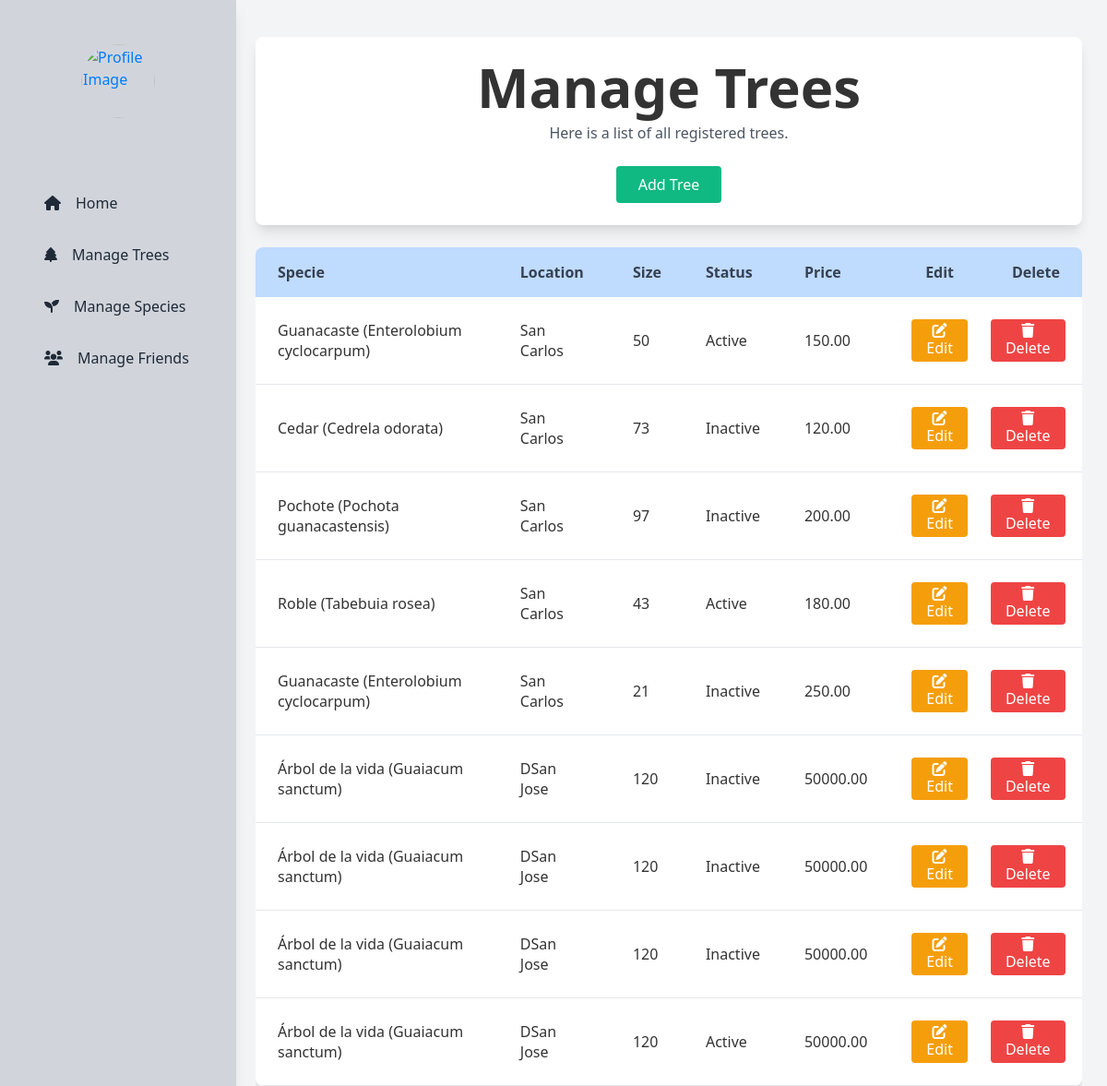
Page /administrator/manage_trees.php on the earlier database version.
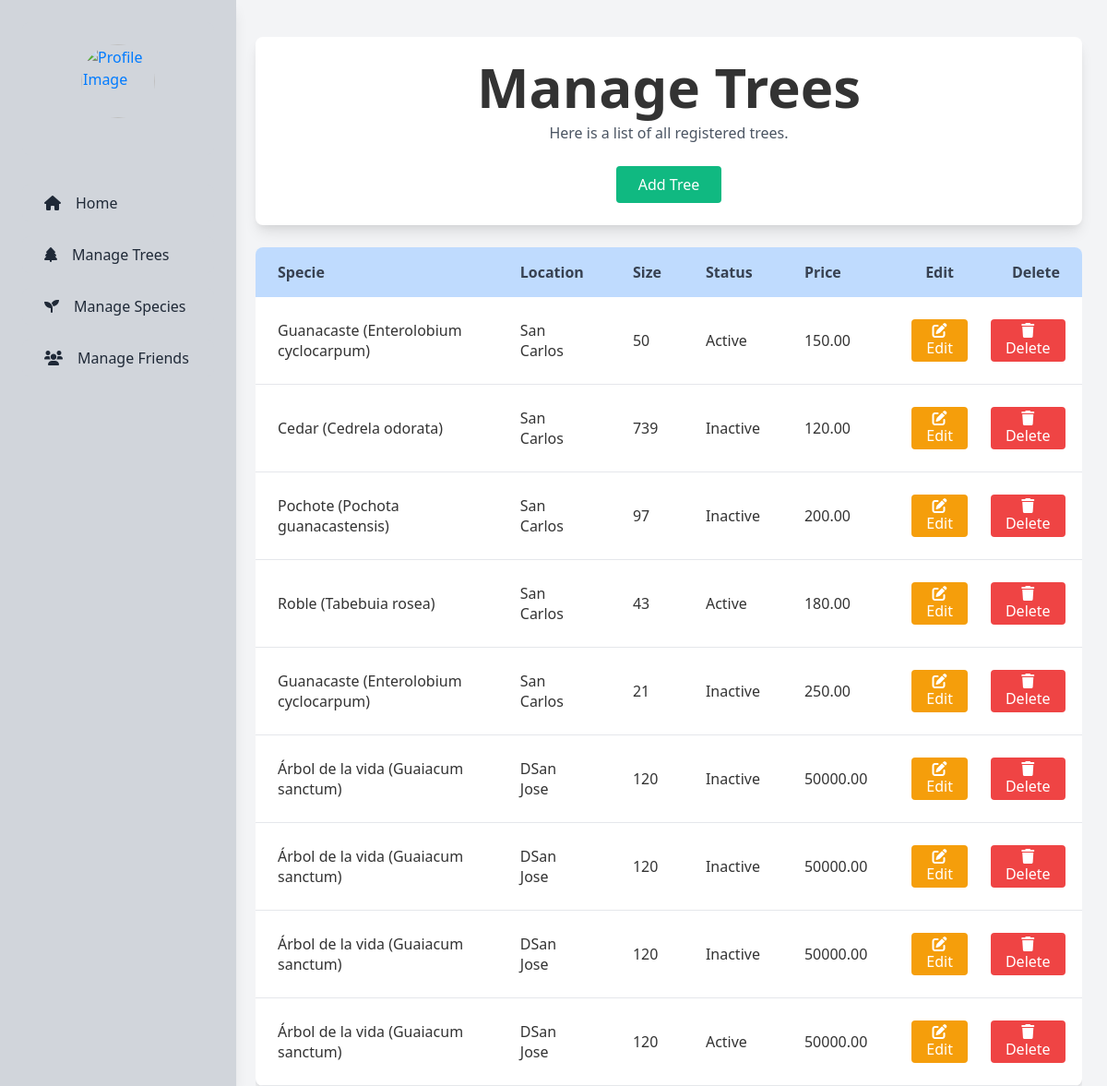
Same page on the later database version.
### tables this page shows
CREATE TABLE `trees` (
  `Id_Tree` int(11) NOT NULL,
  `Specie_Id` int(11) DEFAULT NULL,
  `Location` varchar(255) NOT NULL,
  `Size` int(11) NOT NULL,
  `StatusT` int(1) NOT NULL DEFAULT 1,
  `Price` decimal(10,2) NOT NULL,
  `Photo_Path` varchar(255) DEFAULT NULL
);

### utils/administrator/admin_functions.php (called while the page is built, shortened)
<?php
function getConnection(): bool|mysqli {
    $servername = "localhost";
    $username   = "root";
    $password   = "";
    $dbname     = "mytrees";
    try {
        $conn = new mysqli($servername, $username, $password, $dbname, 3306);
        return $conn;
    } catch (Exception $e) {
        echo "Error de conexión: " . $e->getMessage();
        return false;
    }
}
function getTrees(): array {
    $conn = getConnection();
    $trees = [];
    if ($conn) {
        $query = "
            SELECT
                t.Id_Tree,
                t.Specie_Id,
                CONCAT(s.Commercial_Name, ' (', s.Scientific_Name, ')') AS Specie_Name,
                t.Location,
                t.Size,
                t.StatusT,
                t.Price,
                t.Photo_Path
            FROM
                trees AS t
            JOIN
                species AS s ON t.Specie_Id = s.Id_Specie
        ";
        $result = mysqli_query($conn, $query);
        if ($result) {
            while ($row = mysqli_fetch_assoc($result)) {
                $trees[] = [
                    'Id_Tree'     => $row['Id_Tree'],
                    'Specie_Id'   => $row['Specie_Id'],
                    'Specie_Name' => $row['Specie_Name'],
                    'Location'    => $row['Location'],
                    'Size'        => $row['Size'],
                    'StatusT'     => $row['StatusT'],
                    'Price'       => $row['Price'],
                    'Photo_Path'  => $row['Photo_Path'],
                ];
            }
        } else {
            echo "Query error: " . mysqli_error($conn);
        }
    } else {
        echo "Connection error: " . mysqli_connect_error();
    }
    return $trees;
}

### administrator/manage_trees.php (the view, shortened to what the changed rows need)
<?php
include('../utils/administrator/admin_functions.php');
$trees = getTrees();
?>
<link href="https://cdn.jsdelivr.net/npm/tailwindcss@2.2.19/dist/tailwind.min.css" rel="stylesheet">
<?php require('../inc/header_admin.php') ?>
<div class="container mx-auto mt-10 text-center px-4">
    <div class="bg-white shadow-lg rounded-lg p-4 max-w-4xl mx-auto">
        <div class="text-center">
            <h1 class="text-6xl font-bold">Manage Trees</h1>
        </div>
    </div>
    <div class="mt-6 max-w-4xl mx-auto overflow-hidden">
        <table class="min-w-full bg-white shadow-md rounded-lg overflow-hidden w-full">
            <thead>
                <tr class="bg-blue-200 text-gray-700">
                    <th class="px-6 py-3">Specie</th>
                    <th class="px-6 py-3">Location</th>
                    <th class="px-6 py-3">Size</th>
                    <th class="px-6 py-3">Status</th>
                    <th class="px-6 py-3">Price</th>
                    <th class="px-6 py-3 text-center">Edit</th>
                    <th class="px-6 py-3 text-center">Delete</th>
                </tr>
            </thead>
            <tbody>
                <?php if (!empty($trees)) : ?>
                    <?php foreach ($trees as $tree) : ?>
                        <tr class="border-b">
                            <td class="px-6 py-4"><?= htmlspecialchars($tree['Specie_Name']) ?></td>
                            <td class="px-6 py-4"><?= htmlspecialchars($tree['Location']) ?></td>
                            <td class="px-6 py-4"><?= htmlspecialchars($tree['Size']) ?></td>
                            <td class="px-6 py-4">
                                <?= $tree['StatusT'] == 1 ? 'Active' : 'Inactive' ?>
                            </td>
                            <td class="px-6 py-4"><?= htmlspecialchars($tree['Price']) ?></td>
                            <td class="px-6 py-4 text-center">
                                <a href="update_tree.php?id=<?= $tree['Id_Tree'] ?>" class="bg-yellow-500 text-white px-3 py-1 rounded hover:bg-yellow-600 flex flex-col items-center" title="Edit">
                                    <i class="fa-solid fa-pen-to-square"></i>
                                    Edit
                                </a>
                            </td>
                            <td>
                                <form action="<?= BASE_URL; ?>actions/administrator/delete_tree.php" method="POST" style="display:inline;" title="Delete">
                                    <button type="submit" class="bg-red-500 text-white px-3 py-1 rounded hover:bg-red-600 flex flex-col items-center" onclick="return confirm('Are you sure you want to delete this tree?');">
                                        <i class="fa-solid fa-trash"></i> Delete
                                    </button>
                                </form>
                            </td>
                        </tr>
                    <?php endforeach; ?>
                <?php else : ?>
                    <tr>
                        <td colspan="8" class="text-center text-gray-500 py-4">No trees found</td>
                    </tr>
                <?php endif; ?>
            </tbody>
        </table>
    </div>
</div>

Differences in the rows shown:
changed trees (number 2 of 9 on the later page): Size "73" → "739"
